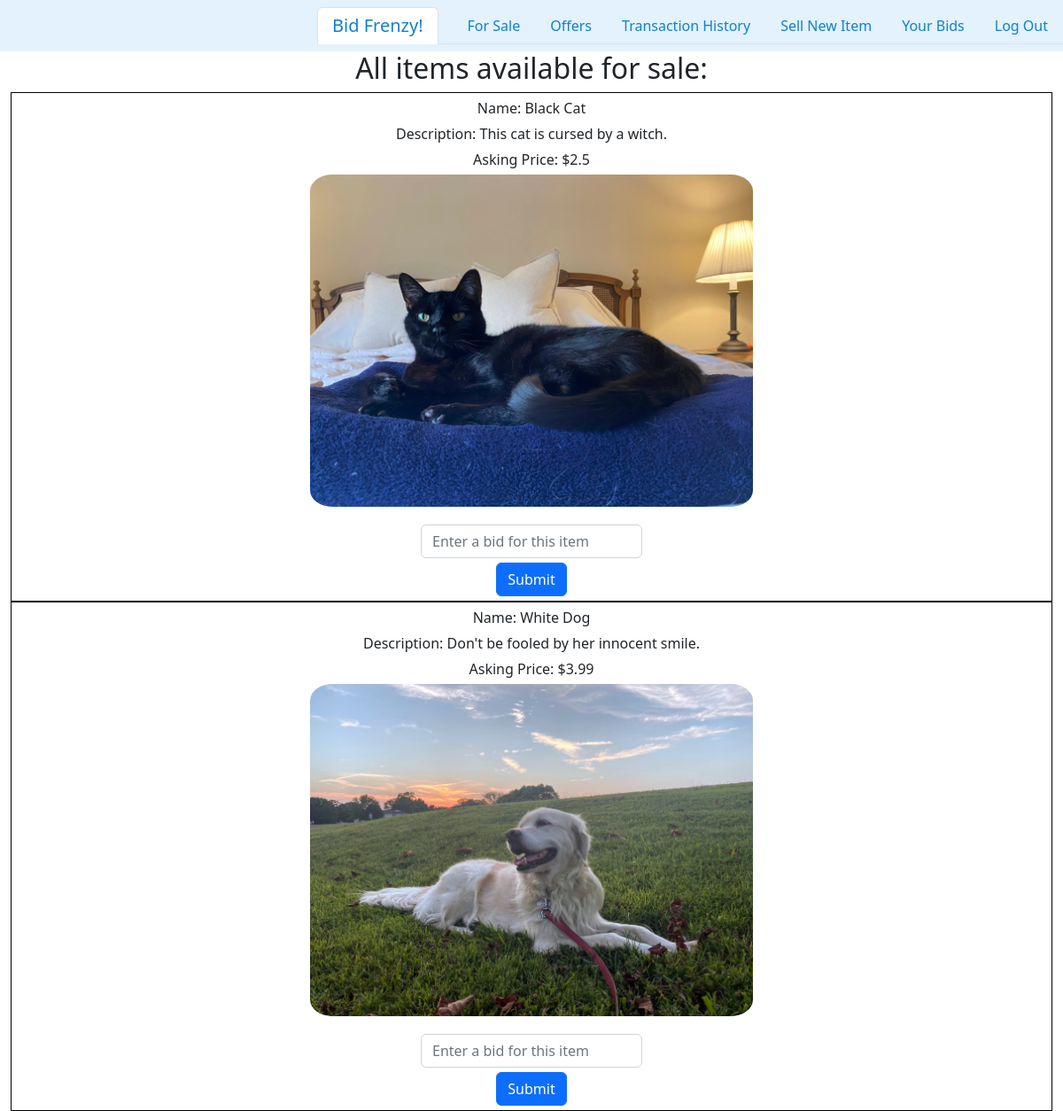
/forsale (signed in), run on the app's committed database.
### tables this page shows
CREATE TABLE items (id INTEGER PRIMARY KEY AUTOINCREMENT, name TEXT NOT NULL, description TEXT NOT NULL, filename TEXT NOT NULL, ownerId INTEGER, askingPrice INTEGER, saleStatus TEXT NOT NULL);

### app.py (the view)
@app.route("/forsale", methods=["GET", "POST"])
def forsale():
    if request.method == "POST":
        user_id = session["user_id"]
        allItems = db.execute("SELECT * FROM items WHERE ownerId != ? AND saleStatus = ?", user_id, "available")
        for item in allItems:
            item['filename'] = f"./static/saved/{item['filename']}"
        for key in request.form:
            if key.startswith('biditem'):
                itemId = key.partition('--')[-1]
                value = request.form[key]
                value = '${:,.2f}'.format(float(value))
        sellerId = db.execute("SELECT ownerId FROM items WHERE id = ?", itemId)
        sellerId = sellerId[0]['ownerId']
        db.execute("INSERT INTO bids (itemId, bidderId, sellerId, offerPrice, offerStatus, datetime) VALUES (?, ?, ?, ?, ?, CURRENT_TIMESTAMP)", itemId, user_id, sellerId, value, "active")
        return render_template("forsale.html", allItems=allItems)
    else:
        user_id = session["user_id"]
        allItems = db.execute("SELECT * FROM items WHERE ownerId != ? AND saleStatus = ?", user_id, "available")
        for item in allItems:
            item['filename'] = f"./static/saved/{item['filename']}"
        return render_template("forsale.html", allItems=allItems)

### app.py (called while the page is built)
@app.after_request
def after_request(response):
    response.headers["Cache-Control"] = "no-cache, no-store, must-revalidate"
    response.headers["Expires"] = 0
    response.headers["Pragma"] = "no-cache"
    return response

### templates/forsale.html (shortened to what this page needs)
{% extends "layout.html" %}
{% block main %}
{% if allItems %}
<h2>All items available for sale:</h2>
<div class="flex-container">
{% for item in allItems %}
  <div class="bordered" id="saleitem">
    <p>Name: {{ item['name'] }}</p>
    <p>Description: {{ item['description'] }}</p>
    <p>Asking Price: ${{ item['askingPrice'] }}</p>
    <img src="{{ item['filename'] }}" width="500" />
    <form action="/forsale" method="post">
        <input autocomplete="off" class="form-control mx-auto w-auto margin-top" name="biditem--{{ item['id'] }}" placeholder="Enter a bid for this item" type="number" min="0.01" step="0.01">
        <button class="btn btn-primary margin-top margin-bottom" type="submit">Submit</button>
    </form>
  </div>
{% endfor %}
</div>
{% else %}
<h2>There are no items for sale!</h2>
{% endif %} {% endblock %}

### static/styles/styles.css (style rules this page uses)
img { border-radius: 5%; margin-bottom: 10px; }
p { margin: 5px 0px; }
.flex-container { display: flex; flex-direction: column; }
.bordered { border: 1px solid black; }
.bordered .btn { margin: 5px 20px; }
input[type='number'] { width: 250px !important; }
.margin-top { margin-top: 10px; }
.margin-bottom { margin-bottom: 10px; }

### data on the page
items: name "Black Cat", description "This cat is cursed by a witch.", askingPrice "2.5", filename (picture)
items: name "White Dog", description "Don't be fooled by her innocent smile.", askingPrice "3.99", filename (picture)
